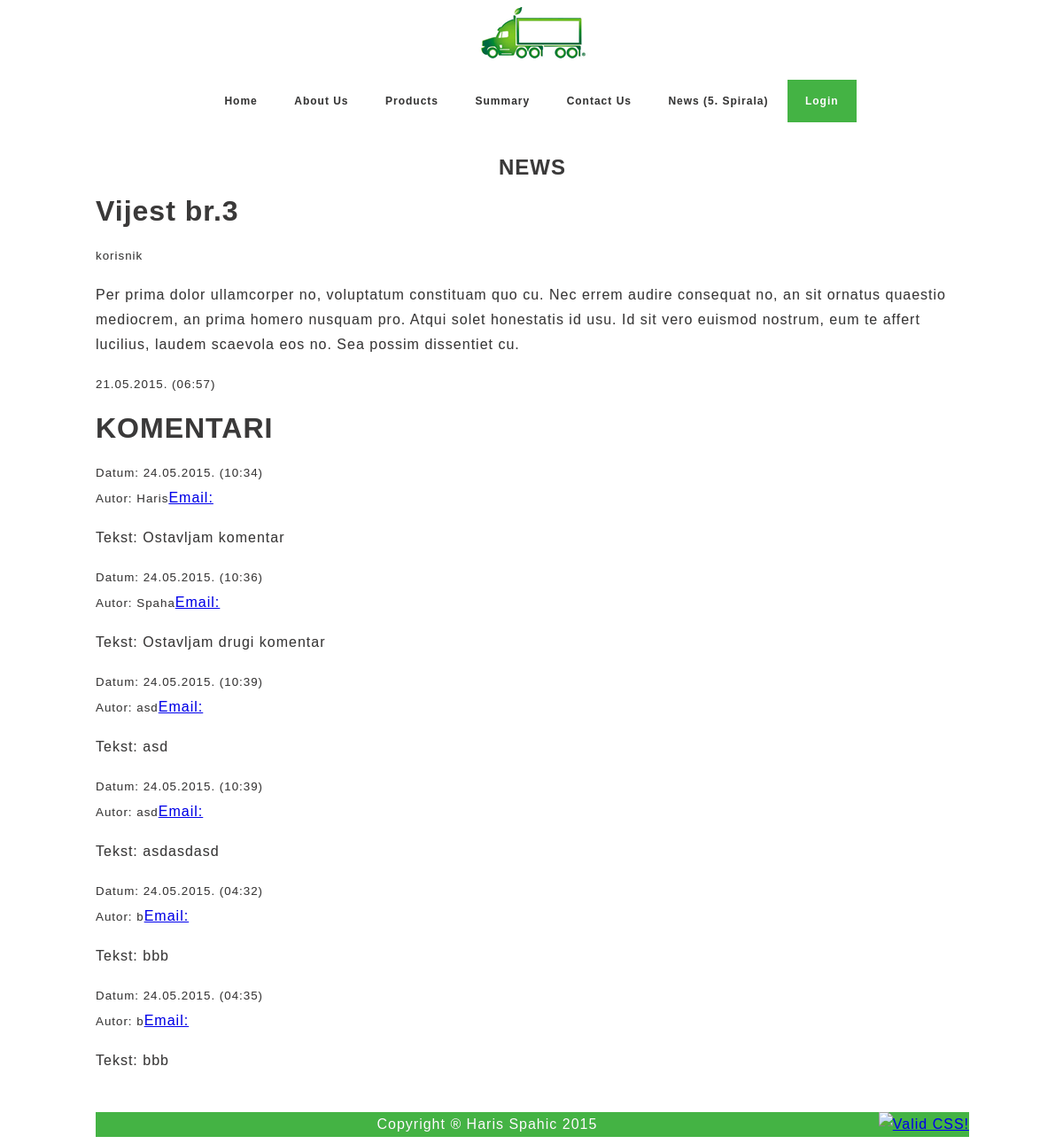
Screenshot of /news.php?id=3 with the database file from the repository.
### tables this page shows
CREATE TABLE IF NOT EXISTS `vijest` (
  `id` int(11) NOT NULL AUTO_INCREMENT,
  `naslov` varchar(100) NOT NULL,
  `tekst` text NOT NULL,
  `autor` varchar(20) NOT NULL,
  `vrijeme` timestamp NOT NULL,
  PRIMARY KEY (`id`)
);

CREATE TABLE IF NOT EXISTS `komentar` (
  `id` int(11) NOT NULL AUTO_INCREMENT,
  `vijest` int(11) NOT NULL,
  `tekst` text NOT NULL,
  `autor` varchar(20) NOT NULL,
  `email` varchar(50) NOT NULL,
  `vrijeme` timestamp NOT NULL,
  PRIMARY KEY (`id`),
  KEY `vijest` (`vijest`)
);

### news.php (the view, shortened to what this page needs)
<!DOCTYPE html>
<html>
  <head>
    <link rel="stylesheet" type="text/css" href="css/stajl.css" />
  </head>
  <body >
<div id="sadrzaj" class="sadrzaj">
<h2 class='komentar_zaglavlje'>NEWS</h2>
<?php
	 if(isset($_GET['id'])){
	   $veza = new PDO("mysql:dbname=wt8;host=localhost;charset=utf8", "wt8user", "wt8pass");
	   $veza->exec("set names utf8");
	   $rezultat = $veza->query("select id, naslov, tekst, UNIX_TIMESTAMP(vrijeme) vrijeme2, autor from vijest where id=".$_GET['id']);
	   foreach ($rezultat as $vijest) {
		  print "<h1>".$vijest['naslov']."</h1>".
	  "<small>".$vijest['autor']."</small>".
	  "<p>".$vijest['tekst']."</p>".
	  "<small>".date("d.m.Y. (h:i)", $vijest['vrijeme2'])."</small><br>";
	  $rezultatKomentari = $veza->query("select id, vijest, tekst, autor, UNIX_TIMESTAMP(vrijeme) vrijeme2 FROM komentar WHERE vijest= ".$vijest['id']);
	  print "<h1>KOMENTARI</h1>";
	  foreach ($rezultatKomentari as $komentar) {
		  print  "<small>Datum: ".date("d.m.Y. (h:i)", $komentar['vrijeme2'])."</small><br>".
				 "<small>Autor: ".$komentar['autor']."</small>".
								 "<a href='mailto:'>Email: ".$komentar['email']."</a>".
				 "<p>Tekst: ".$komentar['tekst']."</p>";
   }
	}
   }
?>
<br />
</div>
  </body>
</html>

### css/stajl.css (style rules this page uses)
*, *:after, *:before { -moz-box-sizing: border-box; -webkit-box-sizing: border-box; box-sizing: border-box; }
body { font-family: 'Source Sans Pro', sans-serif,'Lucida Grande', 'Helvetica Neue', Helvetica, Arial, sans-serif; font-size: 12pt; line-height: 1.75em; font-weight: 300; letter-spacing: 1px; text-align: left; color: #3a3939; text-shadow: 0 0 0.5px rgba(58,57,57,0.25); background-color: white; }
.navigator { text-align: center; }
.menulista { text-align: center; display: block; margin: 0; padding: 15px 4px 17px 0; list-style: none; overflow: hidden; clear: both; transition: 1s; }
.menulista li { text-align: center; font: bold 12px/18px sans-serif; display: inline-block; margin-right: -4px; position: relative; padding: 15px 20px; background: rgba(17, 101, 13, 0); cursor: pointer; }
.menulista a { text-align: center; color:rgba(11, 11, 11, 0.78); text-decoration: none; }
.menulista li { transition: 0.3s; }
.sadrzaj { top:20px; height: auto; display: block; overflow:inherit; margin-left: 100px; margin-right: 98px; }
.aboutus_div h1,p { top: 0px; text-align: left; }
.navigator { display: inline; width: 500px; overflow:hidden; clear: both; }
.menulista .home { background: rgba(28, 163, 28, 0.82); }
.menulista .home a { color: white; }
.footer { text-align: center; width: 100%; overflow: hidden; color: white; }
.validator { margin: 0; float: right; }
.lijevi,.footer,.menulista li:hover { background: rgba(28, 163, 28, 0.82); }
.komentar_zaglavlje { text-align: center; }

### rows the page displays
vijest: naslov "Vijest br.3", autor "korisnik", tekst "Per prima dolor ullamcorper no, voluptatum constituam quo cu. Nec errem audire consequat no, an sit ornatus quaestio mediocrem, an prima homero nusquam pro. Atqui solet honestatis id usu. Id sit vero euismod nostrum, eum te affert lucilius, laudem scaevola eos no. Sea possim dissentiet cu.", vrijeme2 "21.05.2015. (06:57)"
komentar: vrijeme2 "24.05.2015. (10:34)", autor "Haris", tekst "Ostavljam komentar"
komentar: vrijeme2 "24.05.2015. (10:36)", autor "Spaha", tekst "Ostavljam drugi komentar"
komentar: vrijeme2 "24.05.2015. (10:39)", autor "asd", tekst "asd"
komentar: vrijeme2 "24.05.2015. (10:39)", autor "asd", tekst "asdasdasd"
komentar: vrijeme2 "24.05.2015. (04:32)", autor "b", tekst "bbb"
komentar: vrijeme2 "24.05.2015. (04:35)", autor "b", tekst "bbb"
